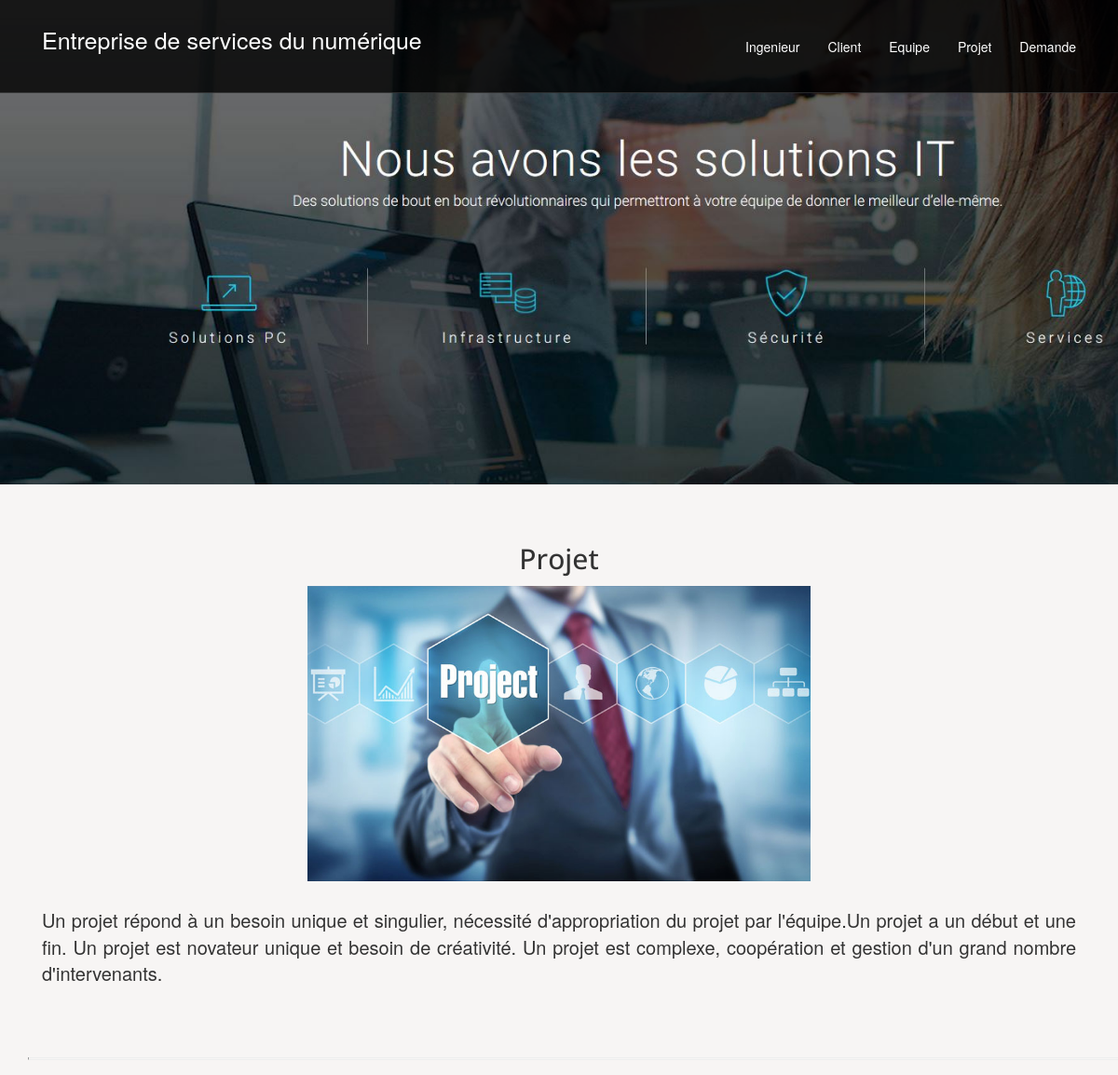
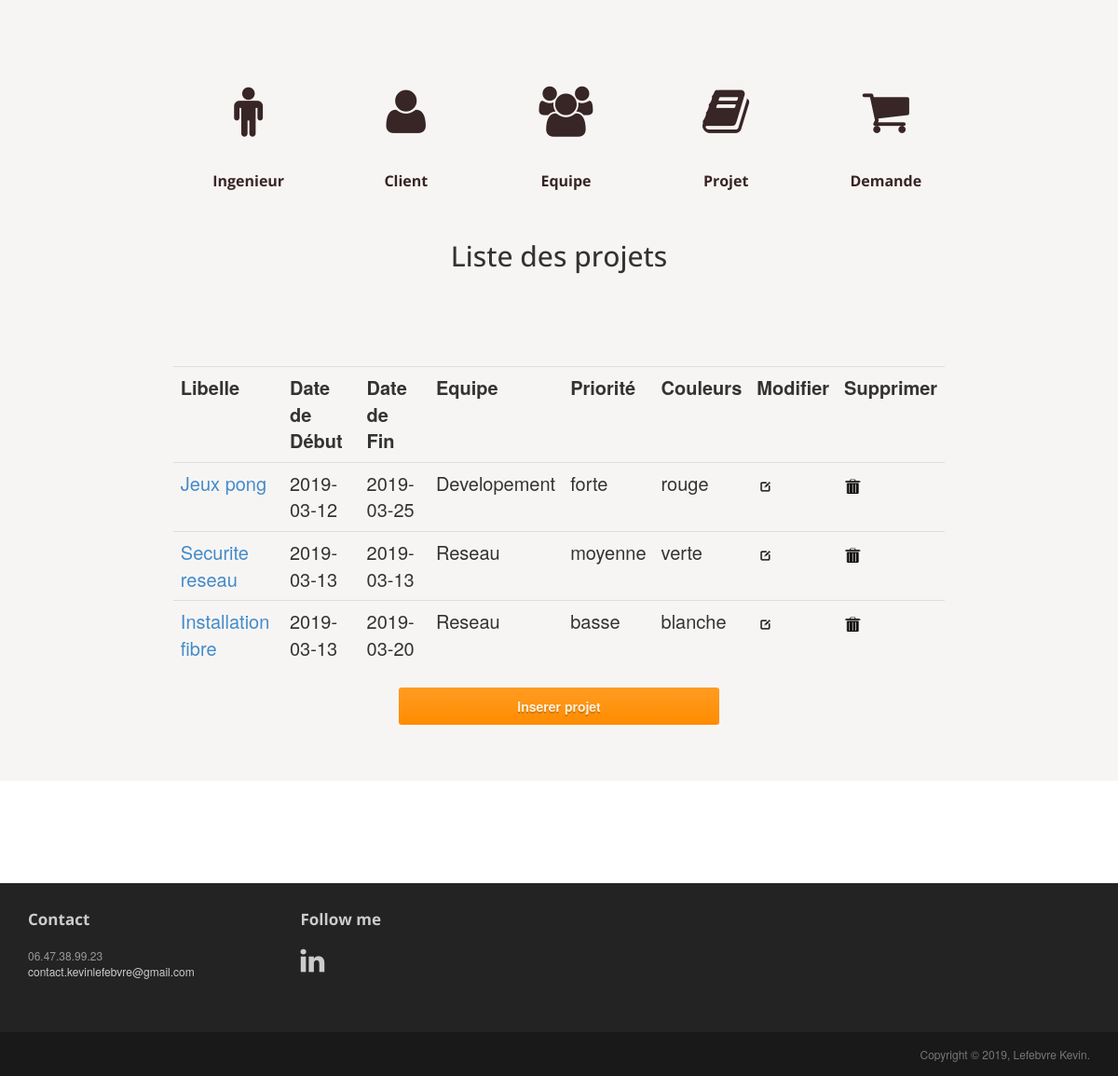
/index.php?&action=fa_book, run on the app's committed database (2 pictures, top to bottom).
### tables this page shows
CREATE TABLE IF NOT EXISTS `projet` (
  `idprojet` int(11) NOT NULL AUTO_INCREMENT,
  `libelle` varchar(50) NOT NULL,
  `date_debut` date NOT NULL,
  `date_fin` date NOT NULL,
  `idequipe` int(11) NOT NULL,
  `idpriorite` int(11) NOT NULL,
  PRIMARY KEY (`idprojet`),
  KEY `idequipe` (`idequipe`),
  KEY `idpriorite` (`idpriorite`)
);

CREATE TABLE IF NOT EXISTS `equipe` (
  `idequipe` int(11) NOT NULL AUTO_INCREMENT,
  `designation` varchar(50) NOT NULL,
  `date_creation` date NOT NULL,
  PRIMARY KEY (`idequipe`)
);

CREATE TABLE IF NOT EXISTS `priorite` (
  `idpriorite` int(11) NOT NULL AUTO_INCREMENT,
  `demande` varchar(50) NOT NULL,
  `codecouleur` varchar(50) NOT NULL,
  PRIMARY KEY (`idpriorite`)
);

### function.php (the view, shortened to what this page needs)
<?php
function connexion()
{
    $con = mysqli_connect ("localhost","root","","tdssii");
    return $con;
}
function affiche_projet()
 {
     $requete = "SELECT p.idprojet, p.libelle, p.date_debut, p.date_fin, e.designation, pr.demande, pr.codecouleur
     FROM projet p, equipe e, priorite pr
     WHERE p.idequipe = e.idequipe AND p.idpriorite = pr.idpriorite";
     $con = connexion ();
     if ($con != null)
     {
         $resultats = mysqli_query($con, $requete);
         echo "<div class='col-sm-offset-1 col-sm-10 col'><table class='table table-dark'>
         <tr class='bold'><td>Libelle</td>
         <td>Date de Début</td>
         <td>Date de Fin</td>
         <td>Equipe</td>
         <td>Priorité</td>
         <td>Couleurs</td>
         <td>Modifier</td>
         <td>Supprimer</td></tr>"
         ;
         while ($ligne = mysqli_fetch_assoc($resultats))
         {
            echo "<tr><td>
            <a href='index2.php?page=5'>".$ligne['libelle']."</a></td>
                    <td>".$ligne['date_debut']."</td>
                    <td>".$ligne['date_fin']."</td>
                    <td>".$ligne['designation']."</td>
                    <td>".$ligne['demande']."</td>
                    <td>".$ligne['codecouleur']."</td>
                    <td>
                    <a href='index2.php?page=4&action=update&idprojet=".$ligne['idprojet']."'><img src ='images/modif.png' height='20' width='20'/></a></td>
                    <td>
                    <a href='index2.php?page=4&action=sup&idprojet=".$ligne['idprojet']."'><img src ='images/supr.png' height='20' width='20'/></a></td></tr>";
        }
     echo "</table></div>";
  }
}

### css/main.css (style rules this page uses)
img { max-width:100%; }

### css/style.css (style rules this page uses)
.bold { font-weight: bold; }

### data on the page
projet: libelle "Jeux pong", date_debut "2019-03-12", date_fin "2019-03-25", idequipe.designation "Developement", idpriorite.demande "forte", idpriorite.codecouleur "rouge"
projet: libelle "Securite reseau", date_debut "2019-03-13", date_fin "2019-03-13", idequipe.designation "Reseau", idpriorite.demande "moyenne", idpriorite.codecouleur "verte"
projet: libelle "Installation fibre", date_debut "2019-03-13", date_fin "2019-03-20", idequipe.designation "Reseau", idpriorite.demande "basse", idpriorite.codecouleur "blanche"
